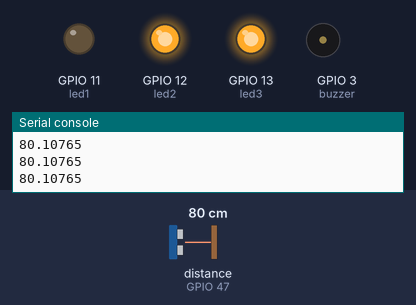
Bench run of a program on a simulated ESP32 board running MicroPython. On the bench: output pins drawn as LEDs (lit = HIGH), buzzer (waves = sounding), the last lines printed to the serial console. The inputs (shaded band) are chosen by the test bench; at power-on: distance to the obstacle (sensor on GPIO 47) 80 cm. The echo pulse lasts 58.3 µs per cm; pins used as bus, display or sensor lines are not drawn.

Above: at 1.2 s.
1.3 s: distance to the obstacle (sensor on GPIO 47) set to 76 cm
At 2.7 s:
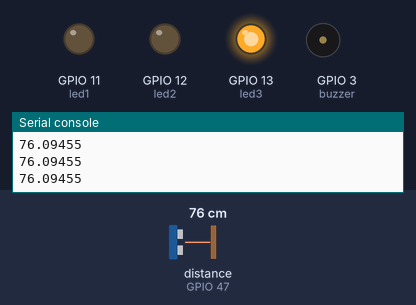
3.0 s: distance to the obstacle (sensor on GPIO 47) set to 64 cm
4.5 s: distance to the obstacle (sensor on GPIO 47) set to 54 cm
At 4.8 s:
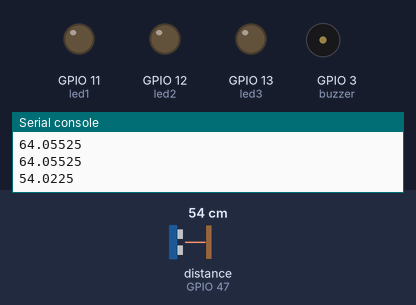
6.0 s: distance to the obstacle (sensor on GPIO 47) set to 43 cm
7.5 s: distance to the obstacle (sensor on GPIO 47) set to 35 cm
At 7.9 s:
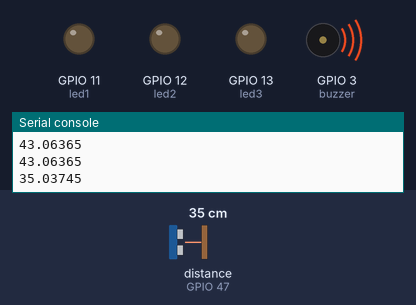
9.0 s: distance to the obstacle (sensor on GPIO 47) set to 60 cm
At 9.4 s:
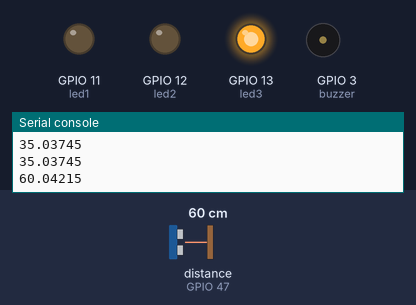
Timing chart, 0 to 11.5 s (numbered marks = the images above; inputs shaded):
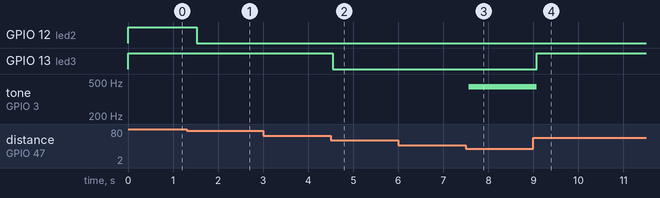

The program:

timaverkefni_2_partur_1.py
```python
from machine import Pin, PWM
# Ég importa bara time í heild sinni og nota time.eitthvað á undan hverri skipun i staðinn
import time

# Stilli inn perurnar
led1 = Pin(11, Pin.OUT)
led2 = Pin(12, Pin.OUT)
led3 = Pin(13, Pin.OUT)

# Stilli inni passíva buzzerinn á pin 3 og duty 0
buzzer = PWM(Pin(3), duty=0)

# Stilli Ultrasonic sensorinn
echo = Pin(47, Pin.IN) # Pin(39, Pin.IN)
trig = Pin(48, Pin.OUT) # Pin(38, Pin.OUT)

# Fallið sem mælir vegalengd i sentimetrum
def measure_distance():
    trig.value(1)
    time.sleep_us(10)
    trig.value(0)

    # Þessi leið er líka valid miðað við hvað ég les á netinu um þetta
    #trig.value(0)
    #time.sleep_us(2)
    #trig.value(1)
    #time.sleep_us(10)
    #trig.value(0)

    while not echo.value():
        pass
    start = time.ticks_us()

    while echo.value():
        pass
    end = time.ticks_us()

    duration = time.ticks_diff(end, start)

    distance = (duration * 0.0343) / 2

    # Skila úr fallinu lengdina sem reiknuð hefur verið. Athugaðu að þessi kóði
    # er sá sem ég fékk úr sýnishorninu til að mæla vegalengdina en ég samsetti
    # hann hérna innan í fall sem mér þykir þægilegra
    return distance

# Fallið sem updates status á perum og buzzer útfrá lengdinni sem er sett inn í fallið
def update_status(distance):
    if distance >= 100:
        led1.on()
        led2.on()
        led3.on()
        buzzer.duty(0)
    elif 80 <= distance < 100:
        led1.off()
        led2.on()
        led3.on()
        buzzer.duty(0)
    elif 60 <= distance < 80:
        led1.off()
        led2.off()
        led3.on()
        buzzer.duty(0)
    elif 40 <= distance < 60:
        led1.off()
        led2.off()
        led3.off()
        buzzer.duty(0)
    else:
        led1.off()
        led2.off()
        led3.off()
        buzzer.freq(440)  # Set buzzer frequency (stilli hvaða frequensy er valin (valdi bara einhverja))
        buzzer.duty(512)  # Kveiki á buzzer á 512 (hreinasti tónninn skilst mér)


# Bý til lúppu sem keyrir föllin og prentar út lengdina sem mælist
# og föllin kveikja á perunum í samræmi við verkefnið. ATH eg þurfti not öfugt on/off
# á perurnar svo það kæmi rétt út. Er ekki alveg viss afhverju það þurfti vera þannig.

while True:
    distance = measure_distance()
    update_status(distance)
    print(distance)
    time.sleep(0.5)

# Cleanup - Slökkva á buzzer
buzzer.deinit()
```

Measured:
- the behaviour switches between 80 and 79 cm on distance to the obstacle (sensor on GPIO 47) (found by bisection; images 0 and 1)
- the behaviour switches between 60 and 59 cm on distance to the obstacle (sensor on GPIO 47) (found by bisection; images 1 and 2)
- the behaviour switches between 40 and 39 cm on distance to the obstacle (sensor on GPIO 47) (found by bisection; images 2 and 3)
- after the input at 1.3 s, GPIO 12 (led2): HIGH → LOW after 0.22 s
- after the input at 4.5 s, GPIO 13 (led3): HIGH → LOW after 0.05 s
- after the input at 7.5 s, tone on GPIO 3 (buzzer): silent → 440 Hz after 0.07 s
- after the input at 9.0 s, GPIO 13 (led3): LOW → HIGH after 0.08 s; tone on GPIO 3 (buzzer): 440 Hz → silent after 0.08 s
